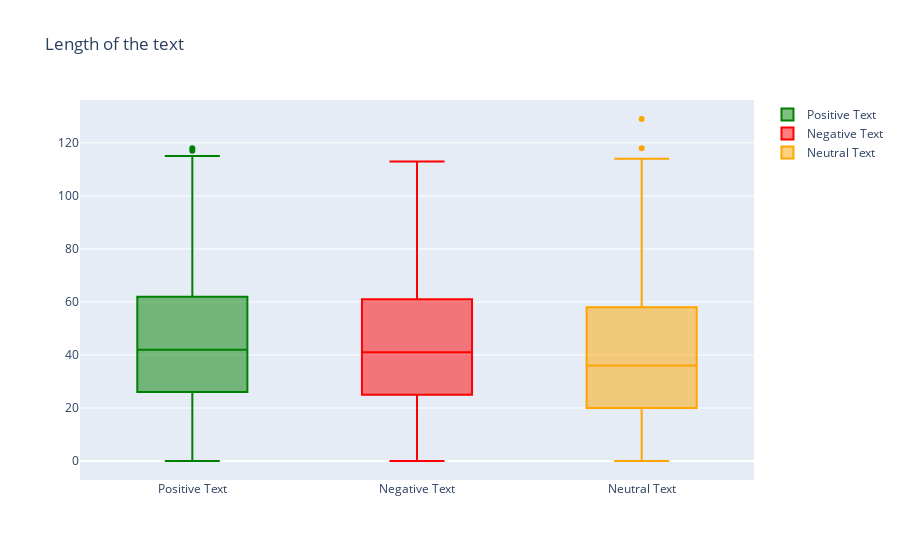

Source (notebook cell):
### Markdown cell above
Relationship of text length with the sentiment

### Code cell
trace0 = go.Box(
    y=positive['text_length'],
    name = 'Positive Text',
    marker = dict(
        color = 'green',
    )
)

trace1 = go.Box(
    y=negative['text_length'],
    name = 'Negative Text',
    marker = dict(
        color = 'red',
    )
)

trace2 = go.Box(
    y=neutral['text_length'],
    name = 'Neutral Text',
    marker = dict(
        color = 'orange',
    )
)
data = [trace0, trace1, trace2]
layout = go.Layout(
    title = "Length of the text"
)

fig = go.Figure(data=data,layout=layout)
iplot(fig, filename = "Length of the text of different polarities")

### Figure 1 — Plotly figure (JSON) as saved in the notebook; plotly's stock layout.template omitted (floating-point values rounded to 4 significant figures; data arrays with more than 128 entries replaced by an {"elided": "..."} marker saying what was removed)
{"data": [{"marker": {"color": "green"}, "name": "Positive Text", "type": "box", "y": {"elided": "8582 int values"}}, {"marker": {"color": "red"}, "name": "Negative Text", "type": "box", "y": {"elided": "7781 int values"}}, {"marker": {"color": "orange"}, "name": "Neutral Text", "type": "box", "y": {"elided": "11117 int values"}}], "layout": {"title": {"text": "Length of the text"}}}
